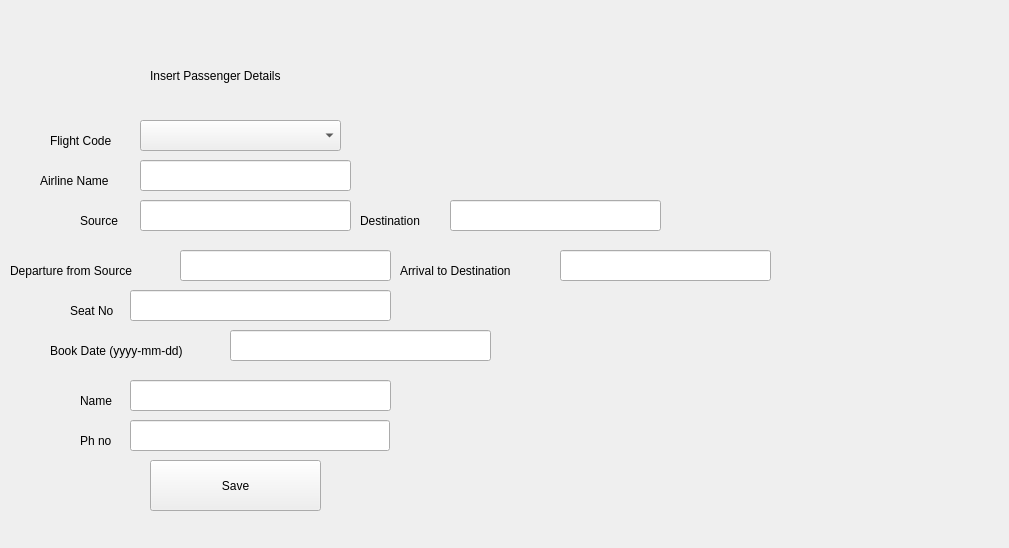
<?xml version="1.0" encoding="UTF-8"?>
<ui version="4.0">
 <class>Form</class>
 <widget class="QWidget" name="Form">
  <property name="geometry">
   <rect>
    <x>0</x>
    <y>0</y>
    <width>1009</width>
    <height>548</height>
   </rect>
  </property>
  <property name="windowTitle">
   <string>Form</string>
  </property>
  <widget class="QLabel" name="label">
   <property name="geometry">
    <rect>
     <x>150</x>
     <y>60</y>
     <width>261</width>
     <height>31</height>
    </rect>
   </property>
   <property name="styleSheet">
    <string notr="true">font: 18pt &quot;MS Shell Dlg 2&quot;;</string>
   </property>
   <property name="text">
    <string>Insert Passenger Details</string>
   </property>
  </widget>
  <widget class="QPushButton" name="b1">
   <property name="geometry">
    <rect>
     <x>150</x>
     <y>460</y>
     <width>171</width>
     <height>51</height>
    </rect>
   </property>
   <property name="styleSheet">
    <string notr="true">font: 12pt &quot;MS Shell Dlg 2&quot;;</string>
   </property>
   <property name="text">
    <string>Save</string>
   </property>
  </widget>
  <widget class="QComboBox" name="cb1">
   <property name="geometry">
    <rect>
     <x>140</x>
     <y>120</y>
     <width>201</width>
     <height>31</height>
    </rect>
   </property>
   <property name="styleSheet">
    <string notr="true">font: 12pt &quot;MS Shell Dlg 2&quot;;</string>
   </property>
  </widget>
  <widget class="QLabel" name="label_5">
   <property name="geometry">
    <rect>
     <x>70</x>
     <y>300</y>
     <width>61</width>
     <height>21</height>
    </rect>
   </property>
   <property name="styleSheet">
    <string notr="true">font: 12pt &quot;MS Shell Dlg 2&quot;;</string>
   </property>
   <property name="text">
    <string>Seat No</string>
   </property>
  </widget>
  <widget class="QLabel" name="label_6">
   <property name="geometry">
    <rect>
     <x>50</x>
     <y>340</y>
     <width>191</width>
     <height>21</height>
    </rect>
   </property>
   <property name="styleSheet">
    <string notr="true">font: 12pt &quot;MS Shell Dlg 2&quot;;</string>
   </property>
   <property name="text">
    <string>Book Date (yyyy-mm-dd)</string>
   </property>
  </widget>
  <widget class="QLabel" name="label_7">
   <property name="geometry">
    <rect>
     <x>80</x>
     <y>390</y>
     <width>41</width>
     <height>21</height>
    </rect>
   </property>
   <property name="styleSheet">
    <string notr="true">font: 12pt &quot;MS Shell Dlg 2&quot;;</string>
   </property>
   <property name="text">
    <string>Name</string>
   </property>
  </widget>
  <widget class="QLineEdit" name="tb3">
   <property name="geometry">
    <rect>
     <x>130</x>
     <y>380</y>
     <width>261</width>
     <height>31</height>
    </rect>
   </property>
   <property name="styleSheet">
    <string notr="true">font: 12pt &quot;MS Shell Dlg 2&quot;;</string>
   </property>
  </widget>
  <widget class="QLabel" name="label_9">
   <property name="geometry">
    <rect>
     <x>50</x>
     <y>130</y>
     <width>81</width>
     <height>21</height>
    </rect>
   </property>
   <property name="styleSheet">
    <string notr="true">font: 12pt &quot;MS Shell Dlg 2&quot;;</string>
   </property>
   <property name="text">
    <string>Flight Code</string>
   </property>
  </widget>
  <widget class="QLabel" name="label_8">
   <property name="geometry">
    <rect>
     <x>80</x>
     <y>430</y>
     <width>51</width>
     <height>21</height>
    </rect>
   </property>
   <property name="styleSheet">
    <string notr="true">font: 12pt &quot;MS Shell Dlg 2&quot;;</string>
   </property>
   <property name="text">
    <string>Ph no</string>
   </property>
  </widget>
  <widget class="QLineEdit" name="tb4">
   <property name="geometry">
    <rect>
     <x>130</x>
     <y>420</y>
     <width>260</width>
     <height>31</height>
    </rect>
   </property>
   <property name="styleSheet">
    <string notr="true">font: 12pt &quot;MS Shell Dlg 2&quot;;</string>
   </property>
  </widget>
  <widget class="QLineEdit" name="tb1">
   <property name="geometry">
    <rect>
     <x>130</x>
     <y>290</y>
     <width>261</width>
     <height>31</height>
    </rect>
   </property>
   <property name="styleSheet">
    <string notr="true">font: 12pt &quot;MS Shell Dlg 2&quot;;</string>
   </property>
  </widget>
  <widget class="QLineEdit" name="tb2">
   <property name="geometry">
    <rect>
     <x>230</x>
     <y>330</y>
     <width>261</width>
     <height>31</height>
    </rect>
   </property>
   <property name="styleSheet">
    <string notr="true">font: 12pt &quot;MS Shell Dlg 2&quot;;</string>
   </property>
  </widget>
  <widget class="QLineEdit" name="tb5">
   <property name="geometry">
    <rect>
     <x>140</x>
     <y>160</y>
     <width>211</width>
     <height>31</height>
    </rect>
   </property>
   <property name="styleSheet">
    <string notr="true">font: 12pt &quot;MS Shell Dlg 2&quot;;</string>
   </property>
   <property name="readOnly">
    <bool>true</bool>
   </property>
  </widget>
  <widget class="QLabel" name="label_10">
   <property name="geometry">
    <rect>
     <x>40</x>
     <y>170</y>
     <width>91</width>
     <height>21</height>
    </rect>
   </property>
   <property name="styleSheet">
    <string notr="true">font: 12pt &quot;MS Shell Dlg 2&quot;;</string>
   </property>
   <property name="text">
    <string>Airline Name</string>
   </property>
  </widget>
  <widget class="QLineEdit" name="tb6">
   <property name="geometry">
    <rect>
     <x>140</x>
     <y>200</y>
     <width>211</width>
     <height>31</height>
    </rect>
   </property>
   <property name="styleSheet">
    <string notr="true">font: 12pt &quot;MS Shell Dlg 2&quot;;</string>
   </property>
   <property name="readOnly">
    <bool>true</bool>
   </property>
  </widget>
  <widget class="QLineEdit" name="tb7">
   <property name="geometry">
    <rect>
     <x>450</x>
     <y>200</y>
     <width>211</width>
     <height>31</height>
    </rect>
   </property>
   <property name="styleSheet">
    <string notr="true">font: 12pt &quot;MS Shell Dlg 2&quot;;</string>
   </property>
   <property name="readOnly">
    <bool>true</bool>
   </property>
  </widget>
  <widget class="QLabel" name="label_12">
   <property name="geometry">
    <rect>
     <x>80</x>
     <y>210</y>
     <width>91</width>
     <height>21</height>
    </rect>
   </property>
   <property name="styleSheet">
    <string notr="true">font: 12pt &quot;MS Shell Dlg 2&quot;;</string>
   </property>
   <property name="text">
    <string>Source</string>
   </property>
  </widget>
  <widget class="QLabel" name="label_13">
   <property name="geometry">
    <rect>
     <x>360</x>
     <y>210</y>
     <width>91</width>
     <height>21</height>
    </rect>
   </property>
   <property name="styleSheet">
    <string notr="true">font: 12pt &quot;MS Shell Dlg 2&quot;;</string>
   </property>
   <property name="text">
    <string>Destination</string>
   </property>
  </widget>
  <widget class="QLineEdit" name="tb8">
   <property name="geometry">
    <rect>
     <x>180</x>
     <y>250</y>
     <width>211</width>
     <height>31</height>
    </rect>
   </property>
   <property name="styleSheet">
    <string notr="true">font: 12pt &quot;MS Shell Dlg 2&quot;;</string>
   </property>
   <property name="readOnly">
    <bool>true</bool>
   </property>
  </widget>
  <widget class="QLineEdit" name="tb9">
   <property name="geometry">
    <rect>
     <x>560</x>
     <y>250</y>
     <width>211</width>
     <height>31</height>
    </rect>
   </property>
   <property name="styleSheet">
    <string notr="true">font: 12pt &quot;MS Shell Dlg 2&quot;;</string>
   </property>
   <property name="readOnly">
    <bool>true</bool>
   </property>
  </widget>
  <widget class="QLabel" name="label_14">
   <property name="geometry">
    <rect>
     <x>10</x>
     <y>260</y>
     <width>161</width>
     <height>21</height>
    </rect>
   </property>
   <property name="styleSheet">
    <string notr="true">font: 12pt &quot;MS Shell Dlg 2&quot;;</string>
   </property>
   <property name="text">
    <string>Departure from Source</string>
   </property>
  </widget>
  <widget class="QLabel" name="label_15">
   <property name="geometry">
    <rect>
     <x>400</x>
     <y>260</y>
     <width>181</width>
     <height>21</height>
    </rect>
   </property>
   <property name="styleSheet">
    <string notr="true">font: 12pt &quot;MS Shell Dlg 2&quot;;</string>
   </property>
   <property name="text">
    <string>Arrival to Destination</string>
   </property>
  </widget>
 </widget>
 <resources/>
 <connections/>
</ui>
